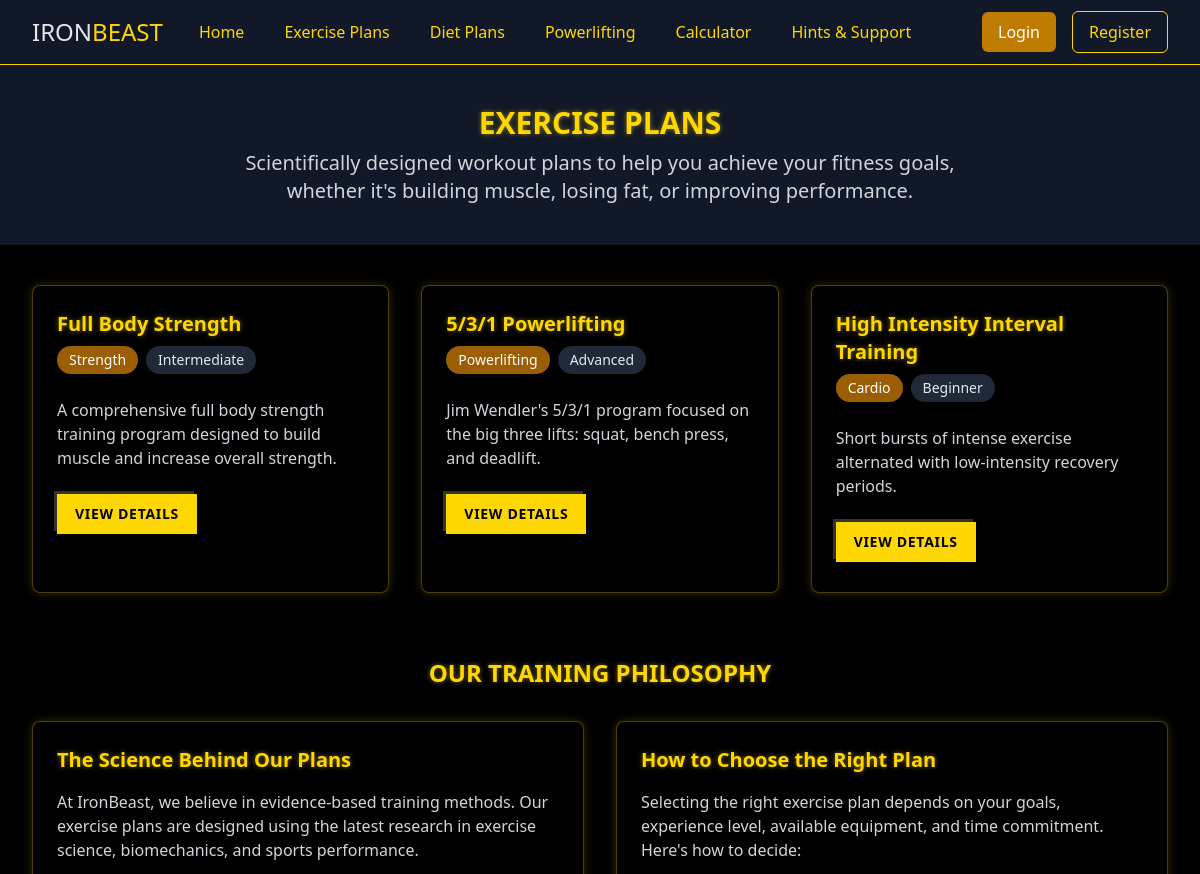
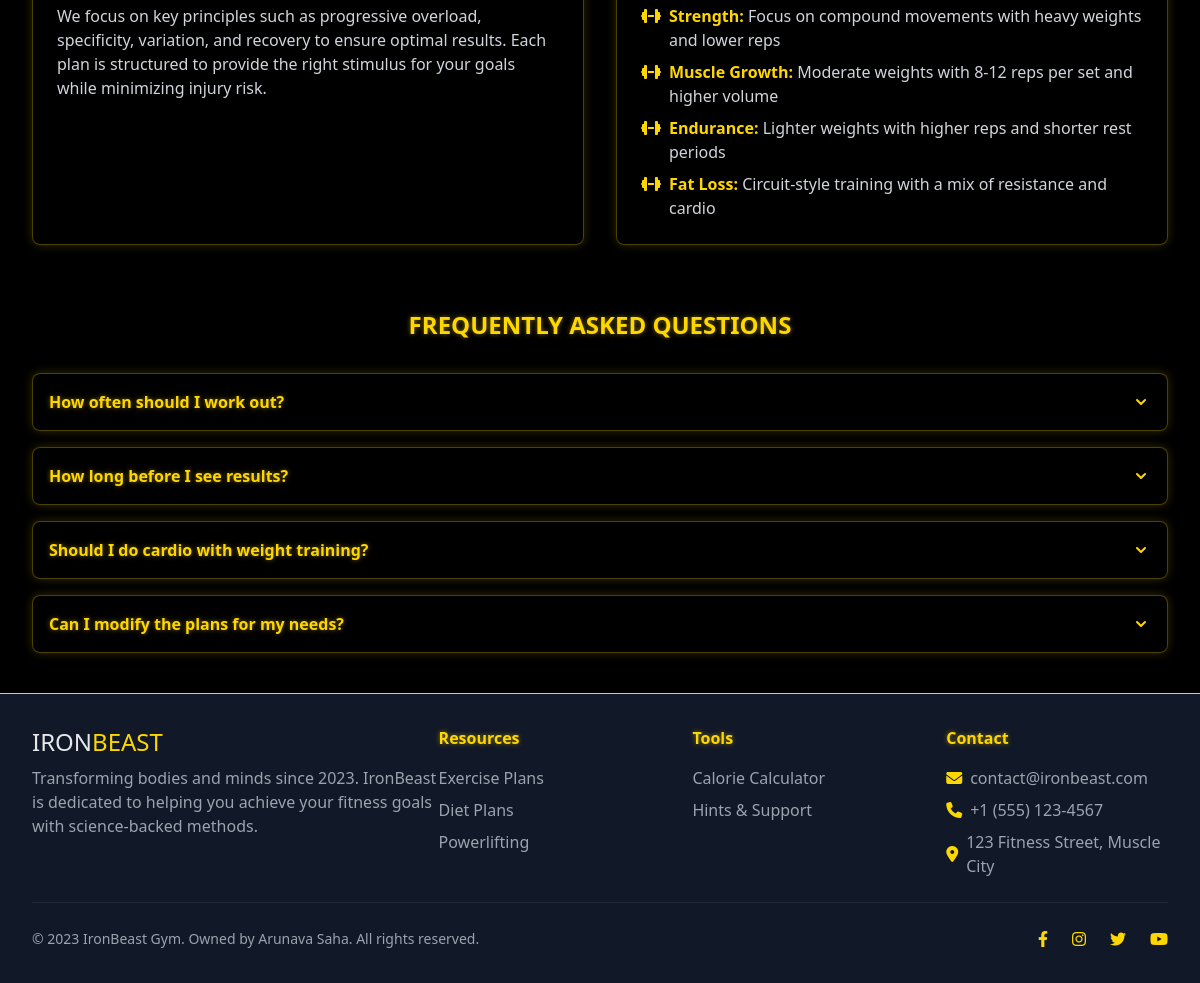
The app's page /exercise-plans with its own data (2 pictures, top to bottom).
### models.py (models this page shows)
class ExercisePlan(db.Model):
    id = db.Column(db.Integer, primary_key=True)
    name = db.Column(db.String(100), nullable=False)
    category = db.Column(db.String(50), nullable=False)  # e.g., "strength", "cardio", "powerlifting"
    description = db.Column(db.Text, nullable=False)
    difficulty = db.Column(db.String(20), nullable=False)  # "beginner", "intermediate", "advanced"
    exercises = db.relationship('Exercise', backref='plan', lazy=True)

### routes.py (the view)
@app.route('/exercise-plans')
def exercise_plans():
    muscle_group = request.args.get('muscle_group')
    plans = ExercisePlan.query.all()
    muscle_groups = db.session.query(Exercise.muscle_group).distinct().all()
    muscle_groups = [m[0] for m in muscle_groups if m[0]]  # Extract unique muscle groups
    return render_template(
        'exercise_plans.html',
        plans=plans,
        muscle_groups=muscle_groups,
        selected_muscle_group=muscle_group
    )

### templates/exercise_plans.html (shortened to what this page needs)
{% extends 'base.html' %}
{% block content %}
    <div class="bg-gray-900 py-10">
        <div class="max-w-7xl mx-auto px-4 sm:px-6 lg:px-8">
            <h1 class="text-3xl font-bold text-center golden-text mb-2">EXERCISE PLANS</h1>
            <p class="text-xl text-center text-gray-300 max-w-3xl mx-auto">
                Scientifically designed workout plans to help you achieve your fitness goals, whether it's building muscle, losing fat, or improving performance.
            </p>
        </div>
    </div>
    <div class="bg-black py-10">
        <div class="max-w-7xl mx-auto px-4 sm:px-6 lg:px-8">
            {% if is_detail is defined and is_detail %}
                <div class="mb-8">
                    <a href="{{ url_for('exercise_plans') }}" class="text-gold-500 hover:text-gold-400 flex items-center mb-4">
                        <i class="fas fa-arrow-left mr-2"></i> Back to All Plans
                    </a>
                    <div class="golden-card rounded-lg p-6">
                        <h2 class="text-2xl font-bold golden-text mb-2">{{ plan.name }}</h2>
                        <div class="flex flex-wrap items-center mb-4 text-sm">
                            <span class="bg-gold-800 text-white px-3 py-1 rounded-full mr-2 mb-2">{{ plan.category|capitalize }}</span>
                            <span class="bg-gray-800 text-gray-200 px-3 py-1 rounded-full mb-2">{{ plan.difficulty|capitalize }}</span>
                        </div>
                        <p class="text-gray-300 mb-6">{{ plan.description }}</p>
                        <h3 class="text-xl font-semibold golden-text mb-4">Exercises</h3>
                        <div class="grid grid-cols-1 md:grid-cols-2 gap-4">
                            {% for exercise in exercises %}
                                <div class="bg-gray-900 rounded-lg p-4 border border-gray-800">
                                    <h4 class="font-semibold golden-text mb-2">{{ exercise.name }}</h4>
                                    <p class="text-gray-400 text-sm mb-3">{{ exercise.description }}</p>
                                    <div class="grid grid-cols-3 gap-2 text-sm">
                                        <div class="bg-black p-2 rounded">
                                            <span class="text-gray-500">Sets</span>
                                            <p class="text-gold-500">{{ exercise.sets }}</p>
                                        </div>
                                        <div class="bg-black p-2 rounded">
                                            <span class="text-gray-500">Reps</span>
                                            <p class="text-gold-500">{{ exercise.reps }}</p>
                                        </div>
                                        <div class="bg-black p-2 rounded">
                                            <span class="text-gray-500">Rest</span>
                                            <p class="text-gold-500">{{ exercise.rest }}</p>
                                        </div>
                                    </div>
                                </div>
                            {% endfor %}
                        </div>
                        <div class="mt-8 pt-6 border-t border-gray-800">
                            <h3 class="text-xl font-semibold golden-text mb-4">Training Tips</h3>
                            <ul class="space-y-2 text-gray-300">
                                <li class="flex items-start">
                                    <i class="fas fa-check-circle text-gold-500 mt-1 mr-2"></i>
                                    <span>Warm up properly before each workout with 5-10 minutes of light cardio and dynamic stretching.</span>
                                </li>
                                <li class="flex items-start">
                                    <i class="fas fa-check-circle text-gold-500 mt-1 mr-2"></i>
                                    <span>Focus on proper form rather than lifting heavy weights with poor technique.</span>
                                </li>
                                <li class="flex items-start">
                                    <i class="fas fa-check-circle text-gold-500 mt-1 mr-2"></i>
                                    <span>Progressive overload is key - gradually increase the weight, reps, or sets over time.</span>
                                </li>
                                <li class="flex items-start">
                                    <i class="fas fa-check-circle text-gold-500 mt-1 mr-2"></i>
                                    <span>Rest at least 48 hours between training the same muscle group.</span>
                                </li>
                                <li class="flex items-start">
                                    <i class="fas fa-check-circle text-gold-500 mt-1 mr-2"></i>
                                    <span>Track your workouts to ensure progression and stay motivated.</span>
                                </li>
                            </ul>
                        </div>
                    </div>
                </div>
            {% else %}
                <div class="grid grid-cols-1 md:grid-cols-3 gap-8">
                    {% for plan in plans %}
                        <div class="golden-card rounded-lg p-6 animate-on-scroll opacity-0" style="animation-delay: {{ loop.index0 * 0.1 }}s;">
                            <h2 class="text-xl font-bold golden-text mb-2">{{ plan.name }}</h2>
                            <div class="flex flex-wrap items-center mb-4 text-sm">
                                <span class="bg-gold-800 text-white px-3 py-1 rounded-full mr-2 mb-2">{{ plan.category|capitalize }}</span>
                                <span class="bg-gray-800 text-gray-200 px-3 py-1 rounded-full mb-2">{{ plan.difficulty|capitalize }}</span>
                            </div>
                            <p class="text-gray-300 mb-6">{{ plan.description }}</p>
                            <a href="{{ url_for('exercise_plan_detail', plan_id=plan.id) }}" class="pixel-button inline-block text-sm">
                                VIEW DETAILS
                            </a>
                        </div>
                    {% endfor %}
                </div>
                <div class="mt-16">
                    <h2 class="text-2xl font-bold text-center golden-text mb-8">OUR TRAINING PHILOSOPHY</h2>
                    <div class="grid grid-cols-1 md:grid-cols-2 gap-8">
                        <div class="golden-card rounded-lg p-6">
                            <h3 class="text-xl font-semibold golden-text mb-4">The Science Behind Our Plans</h3>
                            <p class="text-gray-300 mb-4">
                                At IronBeast, we believe in evidence-based training methods. Our exercise plans are designed using the latest research in exercise science, biomechanics, and sports performance.
                            </p>
                            <p class="text-gray-300">
                                We focus on key principles such as progressive overload, specificity, variation, and recovery to ensure optimal results. Each plan is structured to provide the right stimulus for your goals while minimizing injury risk.
                            </p>
                        </div>
                        <div class="golden-card rounded-lg p-6">
                            <h3 class="text-xl font-semibold golden-text mb-4">How to Choose the Right Plan</h3>
                            <p class="text-gray-300 mb-4">
                                Selecting the right exercise plan depends on your goals, experience level, available equipment, and time commitment. Here's how to decide:
                            </p>
                            <ul class="space-y-2 text-gray-300">
                                <li class="flex items-start">
                                    <i class="fas fa-dumbbell text-gold-500 mt-1 mr-2"></i>
                                    <span><strong class="text-gold-500">Strength:</strong> Focus on compound movements with heavy weights and lower reps</span>
                                </li>
                                <li class="flex items-start">
                                    <i class="fas fa-dumbbell text-gold-500 mt-1 mr-2"></i>
                                    <span><strong class="text-gold-500">Muscle Growth:</strong> Moderate weights with 8-12 reps per set and higher volume</span>
                                </li>
                                <li class="flex items-start">
                                    <i class="fas fa-dumbbell text-gold-500 mt-1 mr-2"></i>
                                    <span><strong class="text-gold-500">Endurance:</strong> Lighter weights with higher reps and shorter rest periods</span>
                                </li>
                                <li class="flex items-start">
                                    <i class="fas fa-dumbbell text-gold-500 mt-1 mr-2"></i>
                                    <span><strong class="text-gold-500">Fat Loss:</strong> Circuit-style training with a mix of resistance and cardio</span>
                                </li>
                            </ul>
                        </div>
                    </div>
                </div>
                <div class="mt-16">
                    <h2 class="text-2xl font-bold text-center golden-text mb-8">FREQUENTLY ASKED QUESTIONS</h2>
                    <div class="space-y-4">
                        <div class="golden-card rounded-lg">
                            <button class="faq-button w-full p-4 text-left flex justify-between items-center">
                                <span class="font-semibold golden-text">How often should I work out?</span>
                                <svg class="h-5 w-5 text-gold-500" xmlns="http://www.w3.org/2000/svg" viewBox="0 0 20 20" fill="currentColor">
                                    <path fill-rule="evenodd" d="M5.293 7.293a1 1 0 011.414 0L10 10.586l3.293-3.293a1 1 0 111.414 1.414l-4 4a1 1 0 01-1.414 0l-4-4a1 1 0 010-1.414z" clip-rule="evenodd" />
                                </svg>
                            </button>
                        </div>
                        <div class="golden-card rounded-lg">
                            <button class="faq-button w-full p-4 text-left flex justify-between items-center">
                                <span class="font-semibold golden-text">How long before I see results?</span>
                                <svg class="h-5 w-5 text-gold-500" xmlns="http://www.w3.org/2000/svg" viewBox="0 0 20 20" fill="currentColor">
                                    <path fill-rule="evenodd" d="M5.293 7.293a1 1 0 011.414 0L10 10.586l3.293-3.293a1 1 0 111.414 1.414l-4 4a1 1 0 01-1.414 0l-4-4a1 1 0 010-1.414z" clip-rule="evenodd" />
                                </svg>
                            </button>
                        </div>
                        <div class="golden-card rounded-lg">
                            <button class="faq-button w-full p-4 text-left flex justify-between items-center">
                                <span class="font-semibold golden-text">Should I do cardio with weight training?</span>
                                <svg class="h-5 w-5 text-gold-500" xmlns="http://www.w3.org/2000/svg" viewBox="0 0 20 20" fill="currentColor">
                                    <path fill-rule="evenodd" d="M5.293 7.293a1 1 0 011.414 0L10 10.586l3.293-3.293a1 1 0 111.414 1.414l-4 4a1 1 0 01-1.414 0l-4-4a1 1 0 010-1.414z" clip-rule="evenodd" />
                                </svg>
                            </button>
                        </div>
                        <div class="golden-card rounded-lg">
                            <button class="faq-button w-full p-4 text-left flex justify-between items-center">
                                <span class="font-semibold golden-text">Can I modify the plans for my needs?</span>
                                <svg class="h-5 w-5 text-gold-500" xmlns="http://www.w3.org/2000/svg" viewBox="0 0 20 20" fill="currentColor">
                                    <path fill-rule="evenodd" d="M5.293 7.293a1 1 0 011.414 0L10 10.586l3.293-3.293a1 1 0 111.414 1.414l-4 4a1 1 0 01-1.414 0l-4-4a1 1 0 010-1.414z" clip-rule="evenodd" />
                                </svg>
                            </button>
                        </div>
                    </div>
                </div>
            {% endif %}
        </div>
    </div>
{% endblock %}

### static/css/custom.css (style rules this page uses)
body { background-color: #000; position: relative; }
body::before { content: ""; position: fixed; top: 0; left: 0; width: 100%; height: 100%; z-index: -1; background-image: url('/static/images/muscular-silhouette.png'); background-size: cover; background-position: center; background-repeat: no-repeat; opacity: 0.25; pointer-events: none; }
.golden-text { color: #FFD700; text-shadow: 0 0 5px rgba(255, 215, 0, 0.5); }
.golden-card { background-color: rgba(0, 0, 0, 0.7); border: 1px solid rgba(255, 215, 0, 0.3); box-shadow: 0 0 10px rgba(255, 215, 0, 0.2); transition: all 0.3s ease; }
.pixel-button { background-color: #FFD700; color: #000; font-weight: bold; padding: 0.5rem 1rem; border: none; position: relative; cursor: pointer; text-transform: uppercase; font-size: 0.875rem; letter-spacing: 0.05em; overflow: hidden; transition: all 0.3s; border: 2px solid #FFD700; box-shadow: 3px 3px 0 0 rgba(0, 0, 0, 0.8), -3px -3px 0 0 rgba(255, 255, 255, 0.2); }
.animate-on-scroll { animation: fadeInUp 0.5s ease forwards; }

### records on screen
ExercisePlan: name "Full Body Strength", category "Strength", difficulty "Intermediate", description "A comprehensive full body strength training program designed to build muscle and increase overall strength."
ExercisePlan: name "5/3/1 Powerlifting", category "Powerlifting", difficulty "Advanced", description "Jim Wendler's 5/3/1 program focused on the big three lifts: squat, bench press, and deadlift."
ExercisePlan: name "High Intensity Interval Training", category "Cardio", difficulty "Beginner", description "Short bursts of intense exercise alternated with low-intensity recovery periods."
